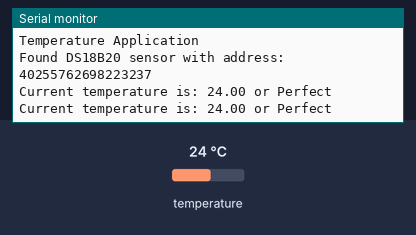
A program run on a simulated ESP8266 (Wemos D1 mini). On the bench: the last lines printed to the serial monitor. The inputs (shaded band) are chosen by the test bench; at power-on: temperature 24 °C.

Above: at 4.3 s.
4.4 s: temperature set to 12 °C
At 6.9 s:
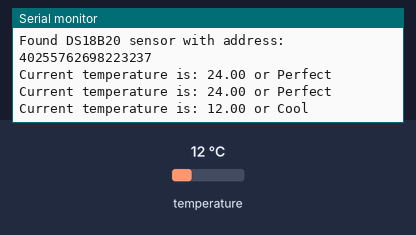
10.5 s: temperature set to 28 °C
At 12.2 s:
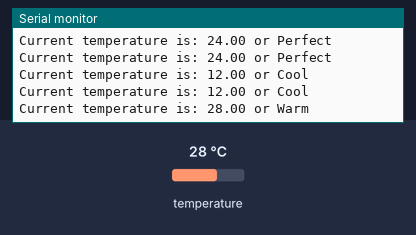
16.1 s: temperature set to 33 °C
At 18.6 s:
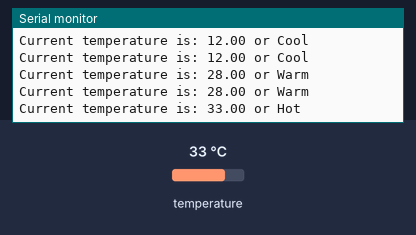
21.6 s: temperature set to 41 °C
At 23.8 s:
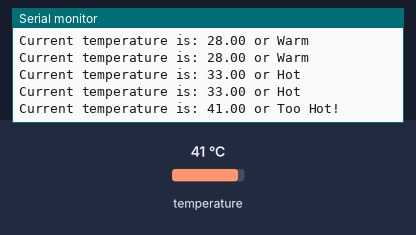
27.1 s: temperature set to 7 °C
At 29.1 s:
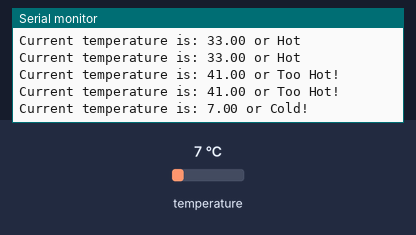

The program:

main.cpp
```cpp
#include <Arduino.h>
// 1-Wire sensor communication libary
#include <OneWire.h>
// DS18B20 sensor library
#include <DallasTemperature.h>

// Pin that the  DS18B20 is connected to
const int oneWireBus = D3;

// Setup a oneWire instance to communicate with any OneWire devices
OneWire oneWire(oneWireBus);

// Pass our oneWire reference to Dallas Temperature sensor
DallasTemperature DS18B20(&oneWire);
bool intsalled = false;


void setup() {
  // configure the USB serial monitor
  Serial.begin(115200);
  Serial.println("");
  Serial.println("Temperature Application");
  // Start the DS18B20 sensor
  DS18B20.begin();
  DeviceAddress address;
  if (!DS18B20.getAddress(address, 0)){
    Serial.println("No DS18B20 temperature sensors are installed");

  }
  else{
    intsalled = true;
    Serial.print("Found DS18B20 sensor with address: ");

    for (int i = 0; i <8; i++){
    Serial.print(address[i]);
    }
  }
  Serial.println("");
}

void loop() {

  float fTemp;
  String judgement = "";

  if(intsalled){
    // ask DS18B20 for the current temperature
    DS18B20.requestTemperatures();

    // fetch the temperature.  We only have 1 sensor, so the index is 0.
    fTemp = DS18B20.getTempCByIndex(0);
    if(fTemp < 10){
      judgement = "Cold!";
    }
    else if(fTemp < 15){
      judgement = "Cool";
    }
    else if(fTemp < 25){
      judgement = "Perfect";
    }
    else if(fTemp < 30){
      judgement = "Warm";
    }
    else if(fTemp < 35){
      judgement = "Hot";
    }
    else{
      judgement = "Too Hot!";
    }

    // print the temp to the USB serial monitor
    Serial.println("Current temperature is: " + String(fTemp) + " or " + judgement);
  }

  // wait 2s (2000ms) before doing this again
  delay(2000);
}
```

Measured:
- after the input at 4.4 s, the serial monitor: prints a new line after 1.9 s (image 1)
- after the input at 10.5 s, the serial monitor: prints a new line after 1.4 s (image 2)
- after the input at 16.1 s, the serial monitor: prints a new line after 1.3 s (image 3)
- after the input at 21.6 s, the serial monitor: prints a new line after 1.3 s (image 4)
- after the input at 27.1 s, the serial monitor: prints a new line after 1.3 s (image 5)
